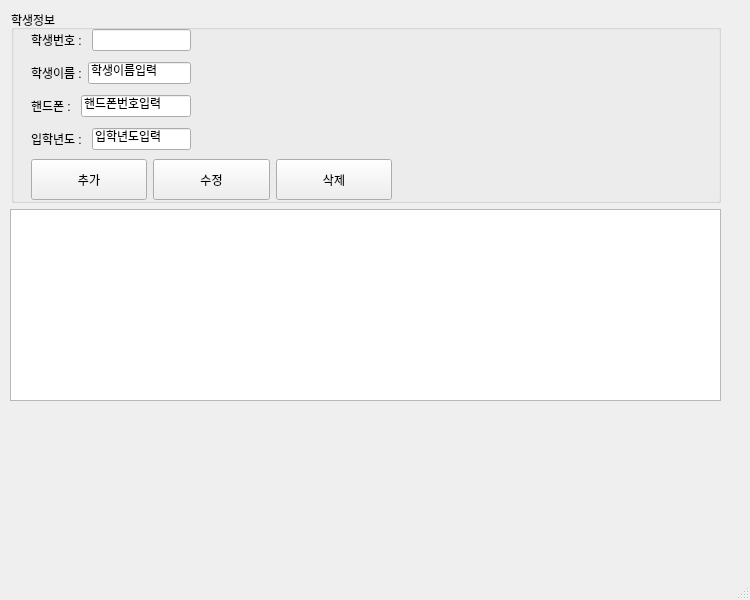
<?xml version="1.0" encoding="UTF-8"?>
<ui version="4.0">
 <class>MainWindow</class>
 <widget class="QMainWindow" name="MainWindow">
  <property name="geometry">
   <rect>
    <x>0</x>
    <y>0</y>
    <width>750</width>
    <height>600</height>
   </rect>
  </property>
  <property name="maximumSize">
   <size>
    <width>750</width>
    <height>600</height>
   </size>
  </property>
  <property name="windowTitle">
   <string>MainWindow</string>
  </property>
  <widget class="QWidget" name="centralwidget">
   <widget class="QWidget" name="verticalLayoutWidget">
    <property name="geometry">
     <rect>
      <x>10</x>
      <y>10</y>
      <width>711</width>
      <height>391</height>
     </rect>
    </property>
    <layout class="QVBoxLayout" name="verticalLayout">
     <item>
      <layout class="QHBoxLayout" name="horizontalLayout">
       <item>
        <spacer name="verticalSpacer">
         <property name="orientation">
          <enum>Qt::Vertical</enum>
         </property>
         <property name="sizeHint" stdset="0">
          <size>
           <width>1</width>
           <height>40</height>
          </size>
         </property>
        </spacer>
       </item>
       <item>
        <widget class="QGroupBox" name="groupBox">
         <property name="sizePolicy">
          <sizepolicy hsizetype="MinimumExpanding" vsizetype="Preferred">
           <horstretch>0</horstretch>
           <verstretch>0</verstretch>
          </sizepolicy>
         </property>
         <property name="title">
          <string>학생정보</string>
         </property>
         <widget class="QWidget" name="verticalLayoutWidget_2">
          <property name="geometry">
           <rect>
            <x>20</x>
            <y>14</y>
            <width>160</width>
            <height>131</height>
           </rect>
          </property>
          <layout class="QVBoxLayout" name="verticalLayout_2">
           <item>
            <layout class="QHBoxLayout" name="horizontalLayout_3">
             <item>
              <widget class="QLabel" name="label">
               <property name="text">
                <string>학생번호 : </string>
               </property>
              </widget>
             </item>
             <item>
              <widget class="QLineEdit" name="input_std_id">
               <property name="inputMask">
                <string/>
               </property>
               <property name="readOnly">
                <bool>true</bool>
               </property>
              </widget>
             </item>
            </layout>
           </item>
           <item>
            <layout class="QHBoxLayout" name="horizontalLayout_4">
             <item>
              <widget class="QLabel" name="label_2">
               <property name="text">
                <string>학생이름 :</string>
               </property>
              </widget>
             </item>
             <item>
              <widget class="QLineEdit" name="input_std_name">
               <property name="inputMask">
                <string>학생이름입력</string>
               </property>
              </widget>
             </item>
            </layout>
           </item>
           <item>
            <layout class="QHBoxLayout" name="horizontalLayout_5">
             <item>
              <widget class="QLabel" name="std_mobile">
               <property name="text">
                <string>핸드폰 : </string>
               </property>
              </widget>
             </item>
             <item>
              <widget class="QLineEdit" name="input_std_mobile">
               <property name="inputMask">
                <string>핸드폰번호입력</string>
               </property>
              </widget>
             </item>
            </layout>
           </item>
           <item>
            <layout class="QHBoxLayout" name="horizontalLayout_7">
             <item>
              <widget class="QLabel" name="label_3">
               <property name="text">
                <string>입학년도 : </string>
               </property>
              </widget>
             </item>
             <item>
              <widget class="QLineEdit" name="input_std_regyear">
               <property name="inputMask">
                <string>입학년도입력</string>
               </property>
              </widget>
             </item>
            </layout>
           </item>
          </layout>
         </widget>
         <widget class="QWidget" name="horizontalLayoutWidget_6">
          <property name="geometry">
           <rect>
            <x>20</x>
            <y>149</y>
            <width>361</width>
            <height>41</height>
           </rect>
          </property>
          <layout class="QHBoxLayout" name="buttonArea">
           <item>
            <widget class="QPushButton" name="btn_insert">
             <property name="sizePolicy">
              <sizepolicy hsizetype="Minimum" vsizetype="MinimumExpanding">
               <horstretch>0</horstretch>
               <verstretch>0</verstretch>
              </sizepolicy>
             </property>
             <property name="text">
              <string>추가</string>
             </property>
            </widget>
           </item>
           <item>
            <widget class="QPushButton" name="btn_modify">
             <property name="sizePolicy">
              <sizepolicy hsizetype="Minimum" vsizetype="MinimumExpanding">
               <horstretch>0</horstretch>
               <verstretch>0</verstretch>
              </sizepolicy>
             </property>
             <property name="text">
              <string>수정</string>
             </property>
            </widget>
           </item>
           <item>
            <widget class="QPushButton" name="btn_delete">
             <property name="sizePolicy">
              <sizepolicy hsizetype="Minimum" vsizetype="MinimumExpanding">
               <horstretch>0</horstretch>
               <verstretch>0</verstretch>
              </sizepolicy>
             </property>
             <property name="text">
              <string>삭제</string>
             </property>
            </widget>
           </item>
          </layout>
         </widget>
        </widget>
       </item>
      </layout>
     </item>
     <item>
      <layout class="QHBoxLayout" name="horizontalLayout_2">
       <item>
        <widget class="QTableWidget" name="tableWidget">
         <property name="maximumSize">
          <size>
           <width>16777215</width>
           <height>300</height>
          </size>
         </property>
        </widget>
       </item>
      </layout>
     </item>
    </layout>
   </widget>
  </widget>
  <widget class="QStatusBar" name="statusbar"/>
 </widget>
 <resources/>
 <connections/>
</ui>
